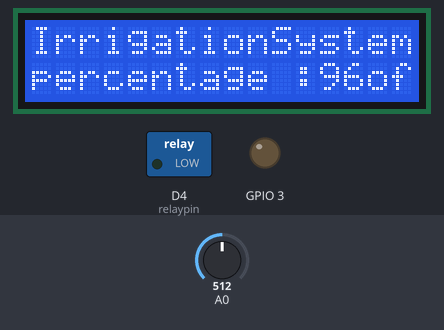
A sketch run on a simulated ESP8266 (NodeMCU). On the bench: 16×2 character LCD, switched loads named in the sketch (green lamp = pin HIGH), output pins drawn as LEDs (lit = HIGH). The inputs (shaded band) are chosen by the test bench; at power-on: A0 = 512. What the sketch prints to the serial monitor is not drawn.

Above: at 1.2 s.
1.3 s: A0 set to 959
At 2.4 s:
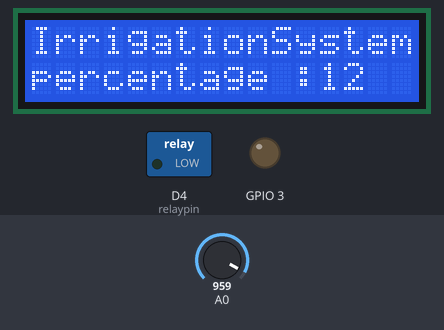
4.3 s: A0 set to 980
At 5.1 s:
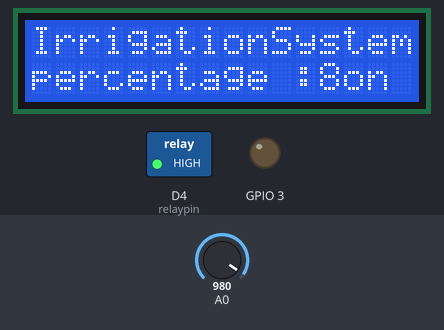
7.3 s: A0 set to 611
At 8.7 s:
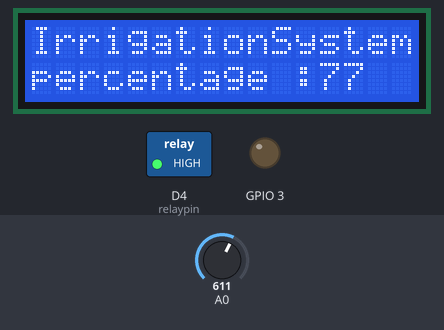
9.2 s: A0 set to 584
At 10.7 s:
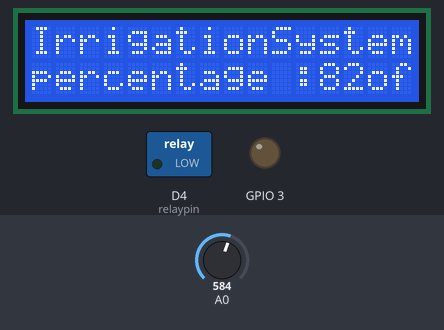
11.1 s: A0 set to 716
At 11.8 s:
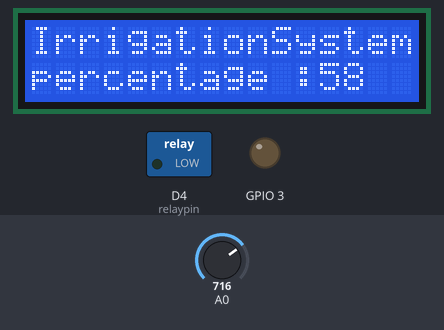
14.1 s: A0 set to 306
At 14.7 s:
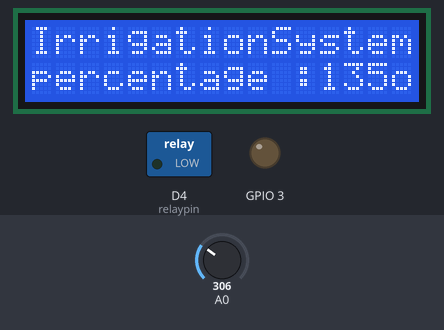
Timing chart, 0 to 17.1 s (numbered marks = the images above; inputs shaded):
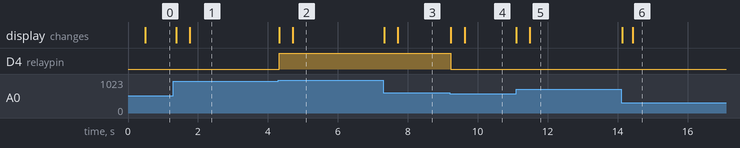

The sketch:

code_soil.ino
```cpp
#include <LiquidCrystal_I2C.h>
LiquidCrystal_I2C lcd(0x27, 16, 2);
int soilMoistureValue = 0;
int percentage=0;
int relaypin=D4;

void setup() {

  pinMode(3,OUTPUT);

  Serial.begin(9600);
   lcd.setCursor(0, 1);
  lcd.print("Moisture: ");
  lcd.print(percentage);
  lcd.print("  ");
}

void loop() {
   Wire.begin(D2, D1);
  lcd.init();
  lcd.backlight();
  pinMode(D4, OUTPUT);
  //digitalWrite(D4, HIGH);
  lcd.setCursor(0, 0);
  lcd.println("IrrigationSystem");
  lcd.setCursor(0,1);
  lcd.print("percentage :");
  lcd.print(percentage);


soilMoistureValue = analogRead(A0);

Serial.println(percentage);

percentage = map(soilMoistureValue, 490, 1023, 100, 0);

if(percentage < 10)

{

  Serial.println(" pump on");
  lcd.println("on");
  digitalWrite(D4,HIGH);


}

if(percentage >80)

{

  Serial.println("pump off");
    lcd.println("off");
  digitalWrite(D4,LOW);

}

}
```

Measured:
- the behaviour switches between 972 and 973 on A0 (found by bisection; images 1 and 2)
- the behaviour switches between 594 and 593 on A0 (found by bisection; images 3 and 4)
- after the input at 1.3 s, the display: first changes after 0.08 s (image 1 shows a later state)
- after the input at 4.3 s, D4 (relaypin): LOW → HIGH at once; the display: first changes at once (image 2 shows a later state)
- after the input at 7.3 s, the display: first changes at once (image 3 shows a later state)
- after the input at 9.2 s, D4 (relaypin): HIGH → LOW at once; the display: first changes at once (image 4 shows a later state)
- after the input at 11.1 s, the display: first changes at once (image 5 shows a later state)
- after the input at 14.1 s, the display: first changes at once (image 6 shows a later state)
